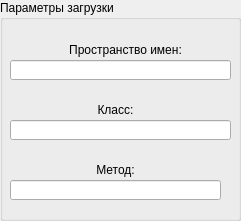
  <widget class="QGroupBox" name="groupBox_4">
   <property name="geometry">
    <rect>
     <x>10</x>
     <y>180</y>
     <width>241</width>
     <height>221</height>
    </rect>
   </property>
   <property name="title">
    <string>Параметры загрузки</string>
   </property>
   <widget class="QLineEdit" name="lineEdit">
    <property name="geometry">
     <rect>
      <x>10</x>
      <y>60</y>
      <width>221</width>
      <height>20</height>
     </rect>
    </property>
   </widget>
   <widget class="QLabel" name="label_5">
    <property name="geometry">
     <rect>
      <x>50</x>
      <y>40</y>
      <width>151</width>
      <height>20</height>
     </rect>
    </property>
    <property name="text">
     <string>Пространство имен:</string>
    </property>
    <property name="alignment">
     <set>Qt::AlignCenter</set>
    </property>
   </widget>
   <widget class="QLabel" name="label_6">
    <property name="geometry">
     <rect>
      <x>40</x>
      <y>100</y>
      <width>151</width>
      <height>20</height>
     </rect>
    </property>
    <property name="text">
     <string>Класс:</string>
    </property>
    <property name="alignment">
     <set>Qt::AlignCenter</set>
    </property>
   </widget>
   <widget class="QLineEdit" name="lineEdit_2">
    <property name="geometry">
     <rect>
      <x>10</x>
      <y>120</y>
      <width>221</width>
      <height>20</height>
     </rect>
    </property>
   </widget>
   <widget class="QLabel" name="label_7">
    <property name="geometry">
     <rect>
      <x>40</x>
      <y>160</y>
      <width>151</width>
      <height>20</height>
     </rect>
    </property>
    <property name="text">
     <string>Метод:</string>
    </property>
    <property name="alignment">
     <set>Qt::AlignCenter</set>
    </property>
   </widget>
   <widget class="QLineEdit" name="lineEdit_3">
    <property name="geometry">
     <rect>
      <x>10</x>
      <y>180</y>
      <width>211</width>
      <height>20</height>
     </rect>
    </property>
   </widget>
  </widget>
